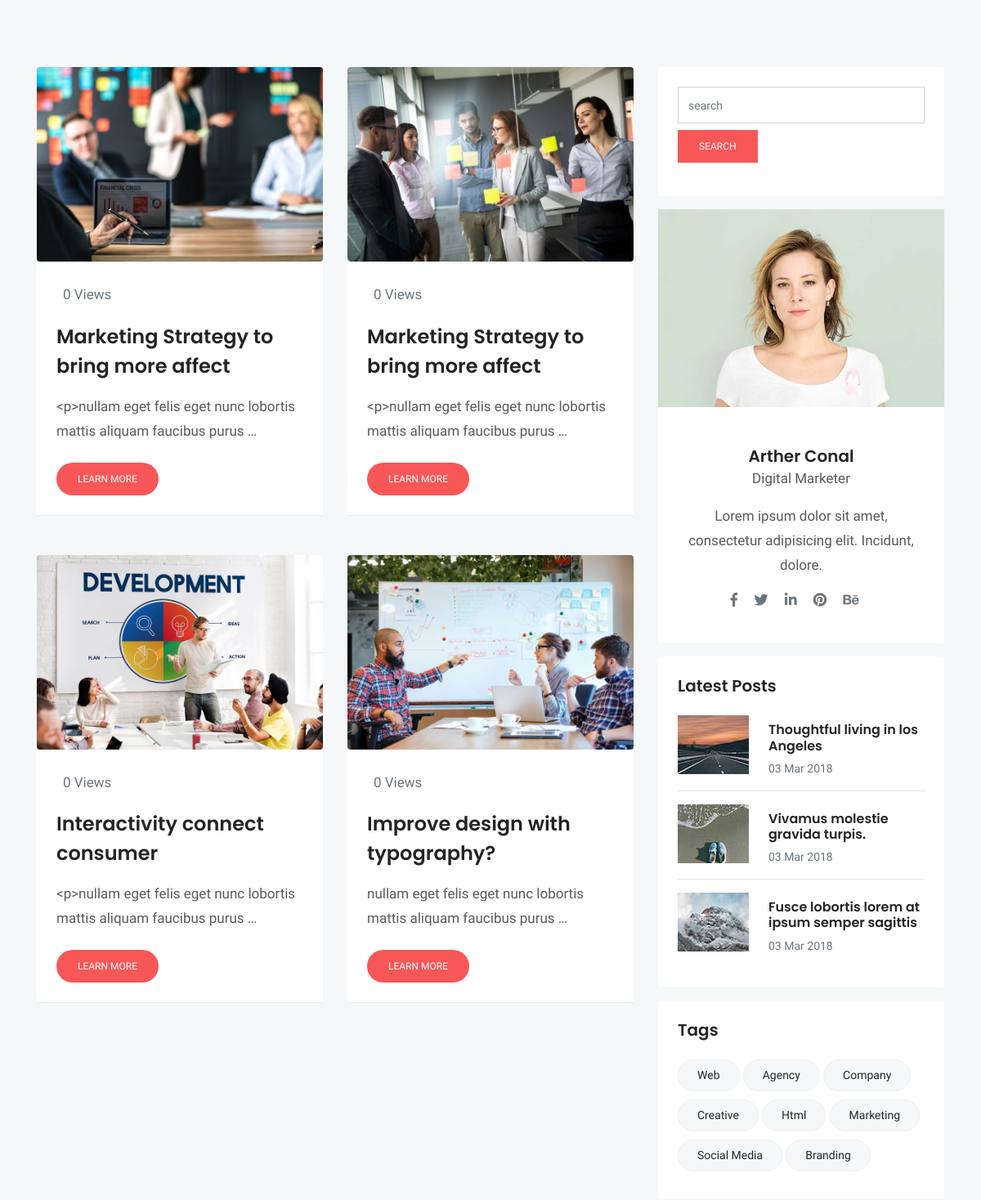
The page /blog/ (middle part) on the database as committed earlier.
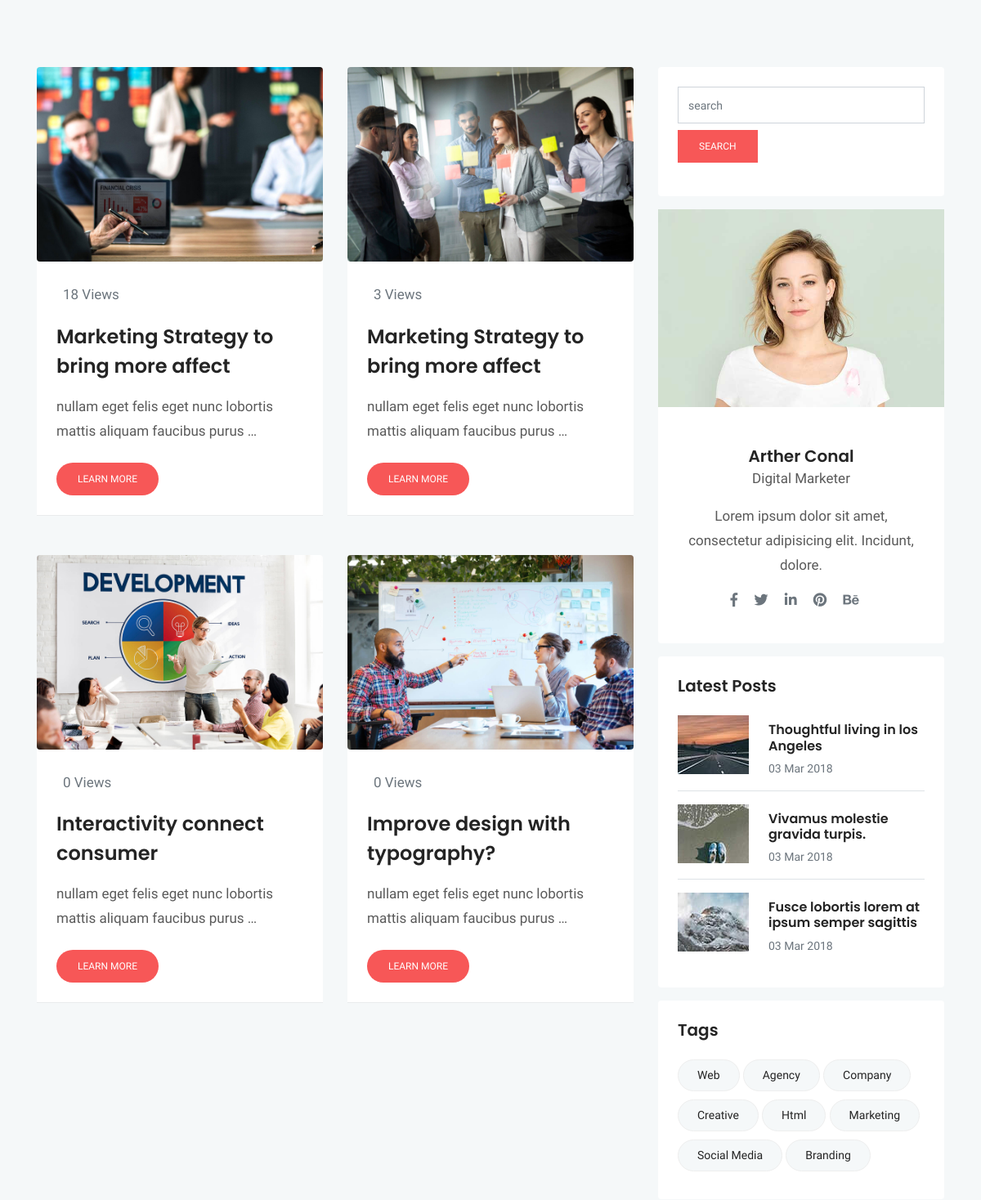
The same page on the database as committed later.
### blog/models.py (models this page shows, shortened)
class Post (models.Model) :
    image = models.ImageField(upload_to = 'blog/',default = 'blog/default.jpg')
    author = models.ForeignKey(User,on_delete=models.SET_NULL,null=True)
    title = models.CharField (max_length = 200)
    content = models.TextField ()
    category = models.ManyToManyField (Category)
    counted_view = models.IntegerField (default = 0)
    status = models.BooleanField (default = False)
    login_required = models.BooleanField (default = False)
    published_date = models.DateTimeField (null = True)
    created_date = models.DateTimeField (auto_now_add = True)
    update_date = models.DateTimeField (auto_now = True)
    class Meta:
        ordering = ['-created_date']

### blog/views.py (the view)
# urls.py: path('', blog_view, name="index"),
def blog_view(request, **kwargs) :
    posts = Post.objects.filter(status = 1, published_date__lte = timezone.now())
    if kwargs.get('cat_name') != None:
        posts = posts.filter(category__name=kwargs['cat_name'])
    if kwargs.get('author_username') != None:
        posts = posts.filter(author__username = kwargs['author_username'])
    if kwargs.get('tag_name') != None:
        posts = posts.filter(tags__name__in=[kwargs['tag_name']])
    posts = Paginator (posts,4)
    try:
        page_number = request.GET.get ('page')
        posts = posts.get_page(page_number)
    except PageNotAnInteger:
        posts = posts.get_page(1)
    except EmptyPage:
        posts = posts.get_page(1)
    context = {'posts': posts}
    return render(request, "blog/blog-sidebar.html", context)

### templates/blog/blog-sidebar.html (shortened to what the changed rows need)
{% extends 'base.html' %}
{% load static %}
{% block content %}
<!doctype html>
<html lang="en">
  <head>
  <link rel="stylesheet" href="{% static 'plugins/bootstrap/css/bootstrap.min.css' %}">
  <link rel="stylesheet" href="{% static 'plugins/themify/css/themify-icons.css' %}">
  <link rel="stylesheet" href="{% static 'plugins/fontawesome/css/all.css' %}">
  <link rel="stylesheet" href="{% static 'plugins/magnific-popup/dist/magnific-popup.css' %}">
  <link rel="stylesheet" href="{% static 'plugins/slick-carousel/slick/slick.css' %}">
  <link rel="stylesheet" href="{% static 'plugins/slick-carousel/slick/slick-theme.css' %}">
  <link rel="stylesheet" href="{% static 'css/style.css' %}">
</head>
<body>
<div class="main-wrapper ">
<section class="section blog-wrap bg-gray">
    <div class="container">
        <div class="row">
            <div class="col-lg-8">
                <div class="row">
                  {% for post in posts %}
	<div class="col-lg-6 col-md-6 mb-5">
		<div class="blog-item">
			<img src="{{post.image.url}}" alt="" class="img-fluid rounded">
			<div class="blog-item-content bg-white p-4">
				<div class="blog-item-meta  py-1 px-2">
					<span class="text-muted text-capitalize mr-3"></i>{{post.counted_view}} Views</span>
				</div>
				<h3 class="mt-3 mb-3"><a href="{% url 'blog:single' pid=post.id %}">{{post.title}}</a></h3>
				<p class="mb-4">{{ post.content|truncatewords:10 }}</p>
				<a href="{{post.id}}" class="btn btn-small btn-main btn-round-full">Learn More</a>
			</div>
		</div>
	</div>
  {% endfor %}
</div>
        </div>
        </div>
    </div>
</section>
  </body>
  </html>
{% endblock %}

Rows that differ between the two databases and show on the page:
changed Post (number 1 of 4 on the later page): counted_view "0" → "18"; content "<p>nullam eget felis eget nunc lobortis mattis aliquam faucibus purus …" → "nullam eget felis eget nunc lobortis mattis aliquam faucibus purus …"
changed Post (number 2 of 4 on the later page): counted_view "0" → "3"; content "<p>nullam eget felis eget nunc lobortis mattis aliquam faucibus purus …" → "nullam eget felis eget nunc lobortis mattis aliquam faucibus purus …"
changed Post "Interactivity connect consumer": content "<p>nullam eget felis eget nunc lobortis mattis aliquam faucibus purus …" → "nullam eget felis eget nunc lobortis mattis aliquam faucibus purus …"
